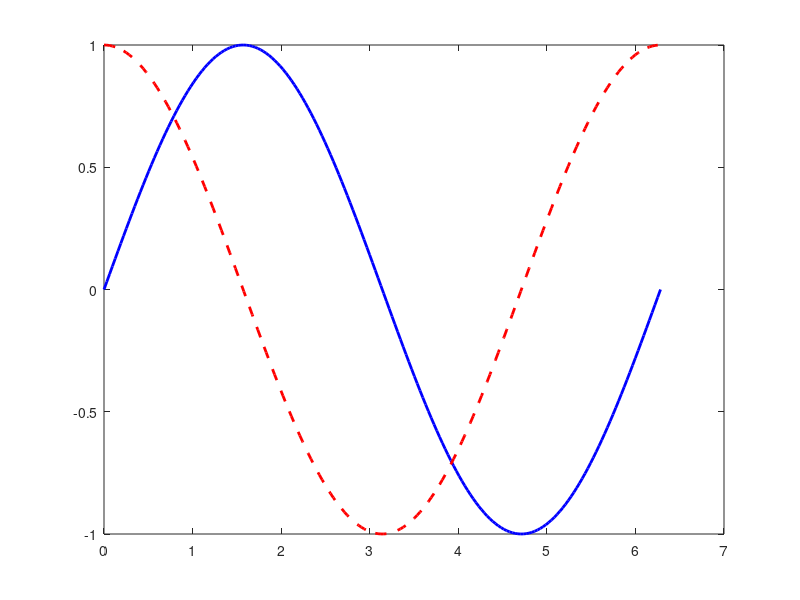

The MATLAB script that drew this image: (Note: this script raises an error after producing the figure.)
%% 从这里开始 / Start here
% 点击编辑器上方的 Run，生成函数曲线图。
% 其他示例见同目录 README.txt：FFT、曲线拟合，以及彩色二维和三维图形。
% 每个 .m 文件都可单独运行，无需先运行本文件。
% Click Run to draw the curves. Try the other scripts in this folder next.

x = linspace(0, 2*pi, 200);

y1 = sin(x);
y2 = cos(x);
y3 = exp(-0.2*x) .* sin(2*x);

figure('Name', 'Start Here - Function Curves');

plot(x, y1, 'b-', ...
    'LineWidth', 2);
hold on;

plot(x, y2, 'r--', ...
    'LineWidth', 2);

plot(x, y3, 'ko-', ...
    'LineWidth', 1.5, ...
    'MarkerSize', 4, ...
    'MarkerIndices', 1:10:length(x));

hold off;

xlabel('$x$', 'Interpreter', 'latex');
ylabel('$f(x)$', 'Interpreter', 'latex');

title('2D Function Plot', ...
    'Interpreter', 'latex');

legend( ...
    '$\sin(x)$', ...
    '$\cos(x)$', ...
    '$e^{-0.2x}\sin(2x)$', ...
    'Interpreter', 'latex', ...
    'Location', 'best');

xlim([0, 2*pi]);
ylim([-1.2, 1.2]);

xticks(0:pi/2:2*pi);
xticklabels({ ...
    '$0$', ...
    '$\pi/2$', ...
    '$\pi$', ...
    '$3\pi/2$', ...
    '$2\pi$'});

set(gca, 'TickLabelInterpreter', 'latex');

grid on;
box on;

set(gca, ...
    'FontSize', 12, ...
    'LineWidth', 1);
